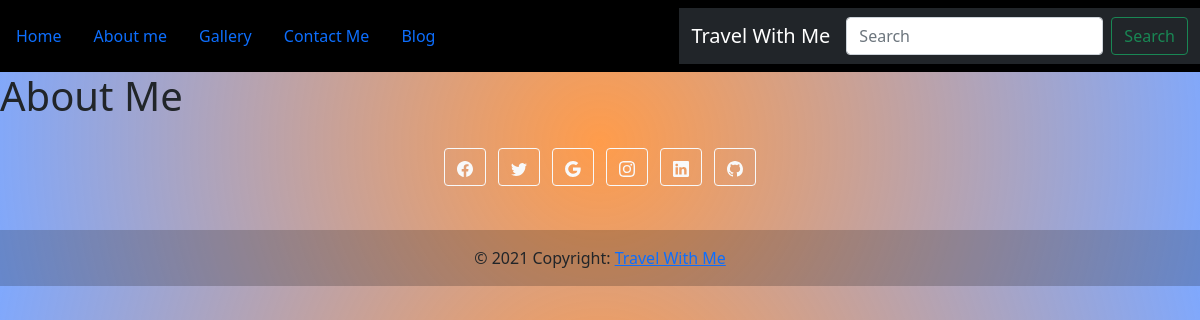
Page /about/ on the earlier database version.
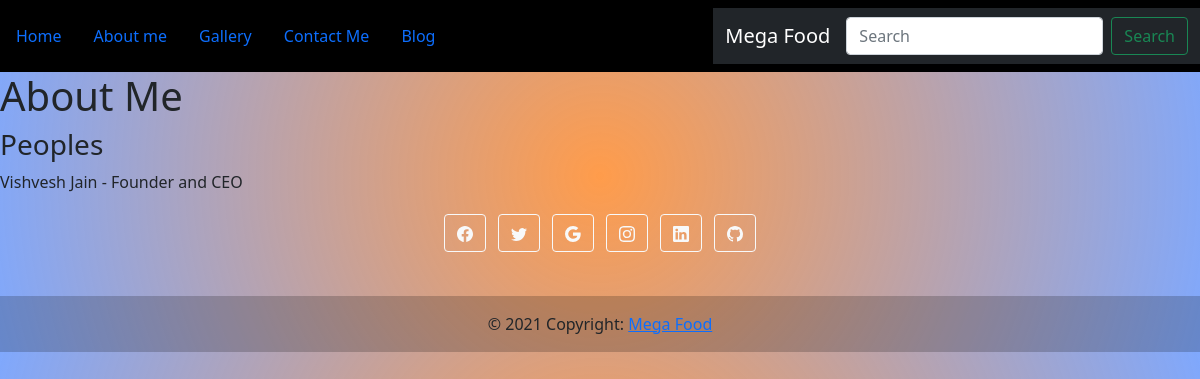
Same page on the later database version.
### myWebsiteBuilder/models.py (models this page shows, shortened)
class websiteDetail(models.Model):
    category = models.CharField(max_length=50)
    websiteName = models.CharField(max_length=100)

class aboutMe(models.Model):
    title = models.CharField( max_length=100)
    body = models.TextField()

### myWebsiteBuilder/views.py (the view)
# urls.py: path('about/',views.about,name='about'),
def about(request):
    data = websiteDetail.objects.all()
    socialLinkData = socialLink.objects.all()
    aboutme = aboutMe.objects.all()
    dataCount=data.count()
    lastIndex = data[dataCount-1]
    return render(request,'about.html',
    {
        'websiteData': data,
        'lastIndex': lastIndex,
        'socialLink':socialLinkData,
        'aboutMe': aboutme,
    })

### myWebsiteBuilder/templates/about.html (shortened to what this page needs)
{% extends 'base.html' %}
{% block body %}
<h1>About Me</h1>
{% for item in aboutMe %}
<h3>{{item.title}}</h3>
{{item.body}}
{% endfor %}
{% endblock body %}

### myWebsiteBuilder/templates/base.html (shortened to what this page needs)
{% load static %}
<!doctype html>
<html lang="en">
  <head>
    <link href="https://cdn.jsdelivr.net/npm/bootstrap@5.0.2/dist/css/bootstrap.min.css" rel="stylesheet">
    <link rel="stylesheet" href="{% static 'style/base.css' %}">
  </head>
  <body>
    <header>
  <nav class="navbar navbar-light" style="background-color: black;">
    <ul class="nav justify-content-end">
    <li class="nav-item">
        <a class="nav-link active" aria-current="page" href="{% url 'index-page' %}">Home</a>
    </li>
    <li class="nav-item">
        <a class="nav-link" href="{% url 'about' %}">About me</a>
    </li>
    <li class="nav-item">
        <a class="nav-link" href="{% url 'gallery'%}">Gallery</a>
    </li>
    <li class="nav-item">
        <a class="nav-link" href="{% url 'contact' %}">Contact Me</a>
    </li>
    <li class="nav-item">
        <a class="nav-link" href="{% url 'blog' %}">Blog</a>
    </li>
    </ul>
    <nav class="navbar navbar-dark bg-dark">
  <div class="container-fluid">
    <a class="navbar-brand">
    {{lastIndex.websiteName}}
    </a>
    <form class="d-flex">
      <input class="form-control me-2" type="search" placeholder="Search" aria-label="Search">
      <button class="btn btn-outline-success" type="submit">Search</button>
    </form>
  </div>
</nav>
</nav>
</header>
{% block body %}{% endblock body %}
<footer>
  <div class="text-center p-3">
    <section class="text-center mb-4">
      <a class="btn btn-outline-light btn-floating m-1" href="{{socialLink.0.fbLink}}" role="button">
</a>
      <a class="btn btn-outline-light btn-floating m-1" href="{{socialLink.0.twittterLink}}" role="button"
        ></a>
      <a class="btn btn-outline-light btn-floating m-1" href="{{socialLink.0.googleLink}}" role="button"
        ></a>
      <a class="btn btn-outline-light btn-floating m-1" href="{{socialLink.0.InstaLink}}" role="button"
        ></a>
      <a class="btn btn-outline-light btn-floating m-1" href="{{socialLink.0.linkedinLink}}" role="button"
        ></a>
      <a class="btn btn-outline-light btn-floating m-1" href="{{socialLink.0.gitLink}}" role="button"
        ></a>
    </section>
  </div>
  <div class="text-center p-3" style="background-color: rgba(0, 0, 0, 0.2);">
    © {% now "Y" %} Copyright:
    <a class="text-black" href="{% url 'index-page' %}">{{lastIndex.websiteName}}</a>
  </div>
</footer>
  </body>
</html>

### myWebsiteBuilder/static/style/base.css (style rules this page uses)
body { background: rgb(255,156,75); background: radial-gradient(circle, rgba(255,156,75,1) 0%, rgba(70,129,252,0.6898109585631127) 100%); }

Differences in the rows shown:
removed websiteDetail: websiteName "Travel With Me"
added websiteDetail: websiteName "Mega Food"
added aboutMe: title "Peoples", body "Vishvesh Jain - Founder and CEO"
